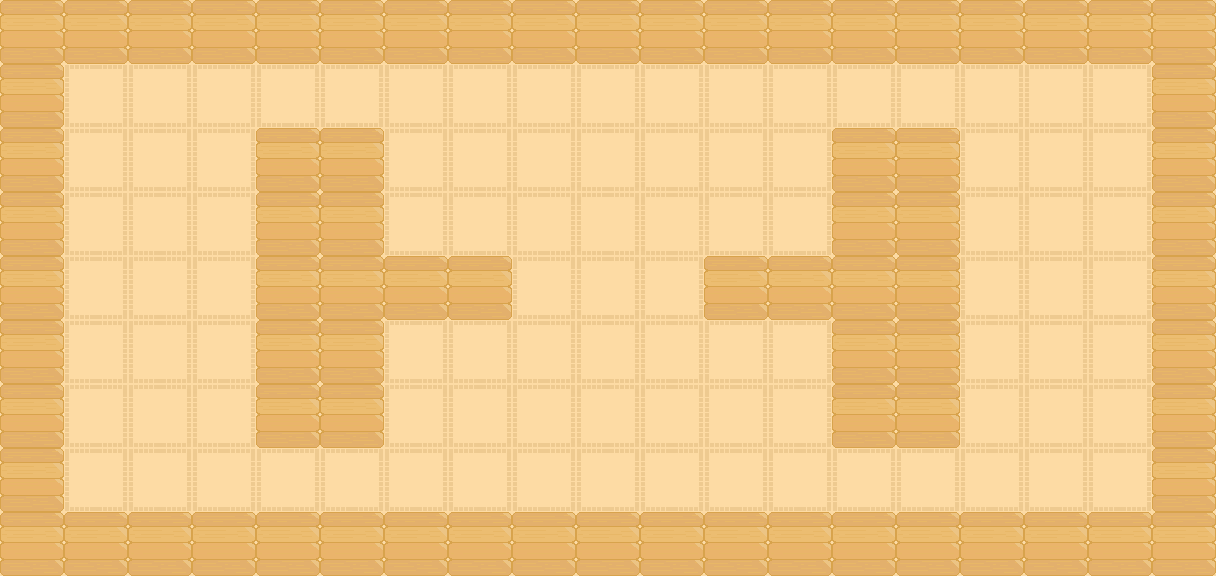

Below is a game level as drawn by its tile map, then a one-line description and the .tmx file that defines it, in full:
An orthogonal 19x9 tile map with 64x64 px tiles, 3 tile layers (floor, wall1, wall2), 2 tilesets.

<map version="1.10" tiledversion="1.11.0" orientation="orthogonal" renderorder="right-down" width="19" height="9" tilewidth="64" tileheight="64" infinite="0" nextlayerid="4" nextobjectid="1">
 <tileset firstgid="1" source="../floor.tsx" />
 <tileset firstgid="2" source="../wall.tsx" />
 <layer id="1" name="floor" width="19" height="9">
  <data encoding="csv">
1,1,1,1,1,1,1,1,1,1,1,1,1,1,1,1,1,1,1,
1,1,1,1,1,1,1,1,1,1,1,1,1,1,1,1,1,1,1,
1,1,1,1,1,1,1,1,1,1,1,1,1,1,1,1,1,1,1,
1,1,1,1,1,1,1,1,1,1,1,1,1,1,1,1,1,1,1,
1,1,1,1,1,1,1,1,1,1,1,1,1,1,1,1,1,1,1,
1,1,1,1,1,1,1,1,1,1,1,1,1,1,1,1,1,1,1,
1,1,1,1,1,1,1,1,1,1,1,1,1,1,1,1,1,1,1,
1,1,1,1,1,1,1,1,1,1,1,1,1,1,1,1,1,1,1,
1,1,1,1,1,1,1,1,1,1,1,1,1,1,1,1,1,1,1
</data>
 </layer>
 <layer id="2" name="wall1" width="19" height="9">
  <data encoding="csv">
2,2,2,2,2,2,2,2,2,2,2,2,2,2,2,2,2,2,2,
2,0,0,0,0,0,0,0,0,0,0,0,0,0,0,0,0,0,2,
2,0,0,0,2,2,0,0,0,0,0,0,0,2,2,0,0,0,2,
2,0,0,0,2,2,0,0,0,0,0,0,0,2,2,0,0,0,2,
2,0,0,0,2,2,2,2,0,0,0,2,2,2,2,0,0,0,2,
2,0,0,0,2,2,0,0,0,0,0,0,0,2,2,0,0,0,2,
2,0,0,0,2,2,0,0,0,0,0,0,0,2,2,0,0,0,2,
2,0,0,0,0,0,0,0,0,0,0,0,0,0,0,0,0,0,2,
2,2,2,2,2,2,2,2,2,2,2,2,2,2,2,2,2,2,2
</data>
 </layer>
 <layer id="3" name="wall2" width="19" height="9">
  <data encoding="csv">
0,0,0,0,0,0,0,0,0,0,0,0,0,0,0,0,0,0,0,
0,0,0,0,0,0,0,0,0,0,0,0,0,0,0,0,0,0,0,
0,0,0,0,0,0,0,0,0,0,0,0,0,0,0,0,0,0,0,
0,0,0,0,0,0,0,0,0,0,0,0,0,0,0,0,0,0,0,
0,0,0,0,0,0,0,0,0,0,0,0,0,0,0,0,0,0,0,
0,0,0,0,0,0,0,0,0,0,0,0,0,0,0,0,0,0,0,
0,0,0,0,0,0,0,0,0,0,0,0,0,0,0,0,0,0,0,
0,0,0,0,0,0,0,0,0,0,0,0,0,0,0,0,0,0,0,
0,0,0,0,0,0,0,0,0,0,0,0,0,0,0,0,0,0,0
</data>
 </layer>
</map>
